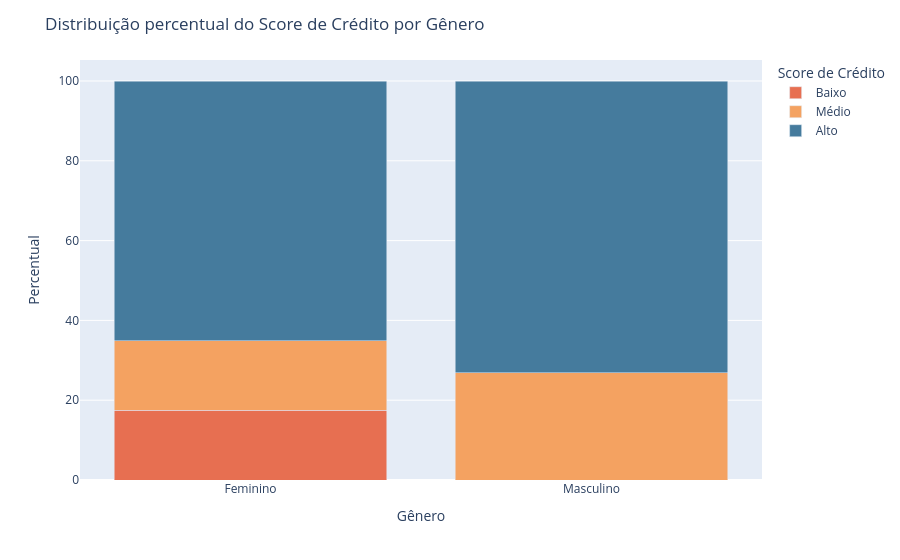

Notebook cell for this chart:
### Markdown cell above
### 3.2.6 Qual a relação entre Gênero e score de crédito?

### Code cell
order_credit_score = ['Baixo', 'Médio', 'Alto']

# Calcular a porcentagem de cada categoria
df_grouped = df.groupby(['Gender', 'Credit Score']).size().reset_index(name='count')
total_por_credit_score = df_grouped.groupby('Gender')['count'].transform('sum')
df_grouped['percent'] = (df_grouped['count'] / total_por_credit_score) * 100

# Cria gráfico de barras empilhadas
fig = px.bar(df_grouped, x='Gender', y='percent', color='Credit Score', barmode='stack',
             category_orders={"Credit Score": order_credit_score},
             labels={'Credit Score': 'Score de Crédito', 'percent': 'Percentual', 'Gender': 'Gênero'},
             color_discrete_sequence=['#e76f51', '#f4a261', '#457b9d'])

fig.update_layout(title='Distribuição percentual do Score de Crédito por Gênero',
                  xaxis_title='Gênero',
                  yaxis_title='Percentual',
                  legend_title='Score de Crédito')
fig.show()

### Figure 1 — Plotly figure (JSON) as saved in the notebook; plotly's stock layout.template omitted (floating-point values rounded to 4 significant figures)
{"data": [{"hovertemplate": "Score de Crédito=Baixo<br>Gênero=%{x}<br>Percentual=%{y}<extra></extra>", "legendgroup": "Baixo", "marker": {"color": "#e76f51", "pattern": {"shape": ""}}, "name": "Baixo", "orientation": "v", "showlegend": true, "textposition": "auto", "type": "bar", "x": ["Feminino"], "xaxis": "x", "y": [17.44], "yaxis": "y"}, {"hovertemplate": "Score de Crédito=Médio<br>Gênero=%{x}<br>Percentual=%{y}<extra></extra>", "legendgroup": "Médio", "marker": {"color": "#f4a261", "pattern": {"shape": ""}}, "name": "Médio", "orientation": "v", "showlegend": true, "textposition": "auto", "type": "bar", "x": ["Feminino", "Masculino"], "xaxis": "x", "y": [17.44, 26.92], "yaxis": "y"}, {"hovertemplate": "Score de Crédito=Alto<br>Gênero=%{x}<br>Percentual=%{y}<extra></extra>", "legendgroup": "Alto", "marker": {"color": "#457b9d", "pattern": {"shape": ""}}, "name": "Alto", "orientation": "v", "showlegend": true, "textposition": "auto", "type": "bar", "x": ["Feminino", "Masculino"], "xaxis": "x", "y": [65.12, 73.08], "yaxis": "y"}], "layout": {"barmode": "stack", "legend": {"title": {"text": "Score de Crédito"}, "tracegroupgap": 0}, "margin": {"t": 60}, "title": {"text": "Distribuição percentual do Score de Crédito por Gênero"}, "xaxis": {"anchor": "y", "domain": [0, 1], "title": {"text": "Gênero"}}, "yaxis": {"anchor": "x", "domain": [0, 1], "title": {"text": "Percentual"}}}}
